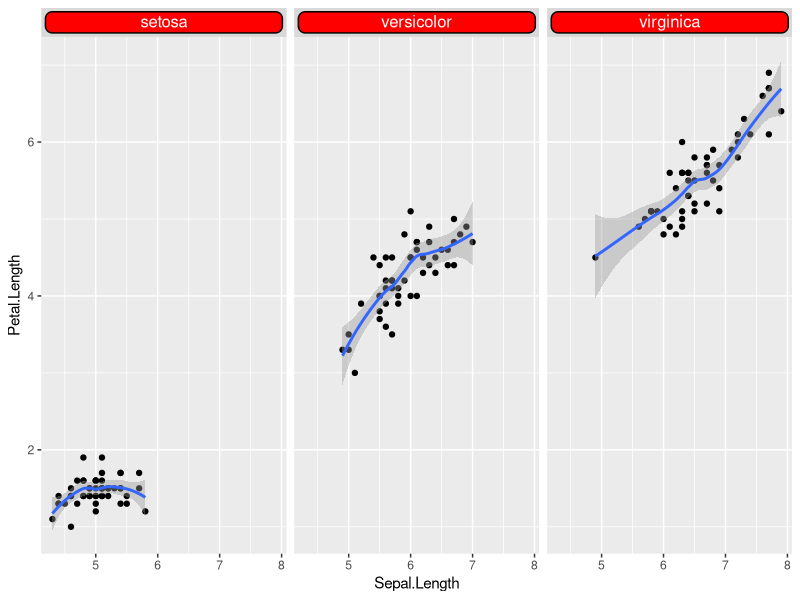

Source code (R): (Note: this script raises an error after producing the figure.)
library(ggtext)
library(ggplot2)

ggplot(iris)+
  geom_point(aes(x=Sepal.Length, y=Petal.Length))+
  geom_smooth(mapping = aes(x=Sepal.Length, y=Petal.Length),
              formula = y~x, method = "loess")+
  facet_wrap(~Species)+
  theme(
    strip.text = element_textbox(
      size = 12,
      color = "white", fill = "red", box.colour = "black",
      halign = 0.5, linetype = 1, r=unit(5,"pt"), width = unit(1, "npc"),
      padding = margin(2,0,1,0), margin = margin(3,3,3,3)
    )
  )


mystrips <- strip_themed(
  #--- Horizontal strips
  background_x= 
)